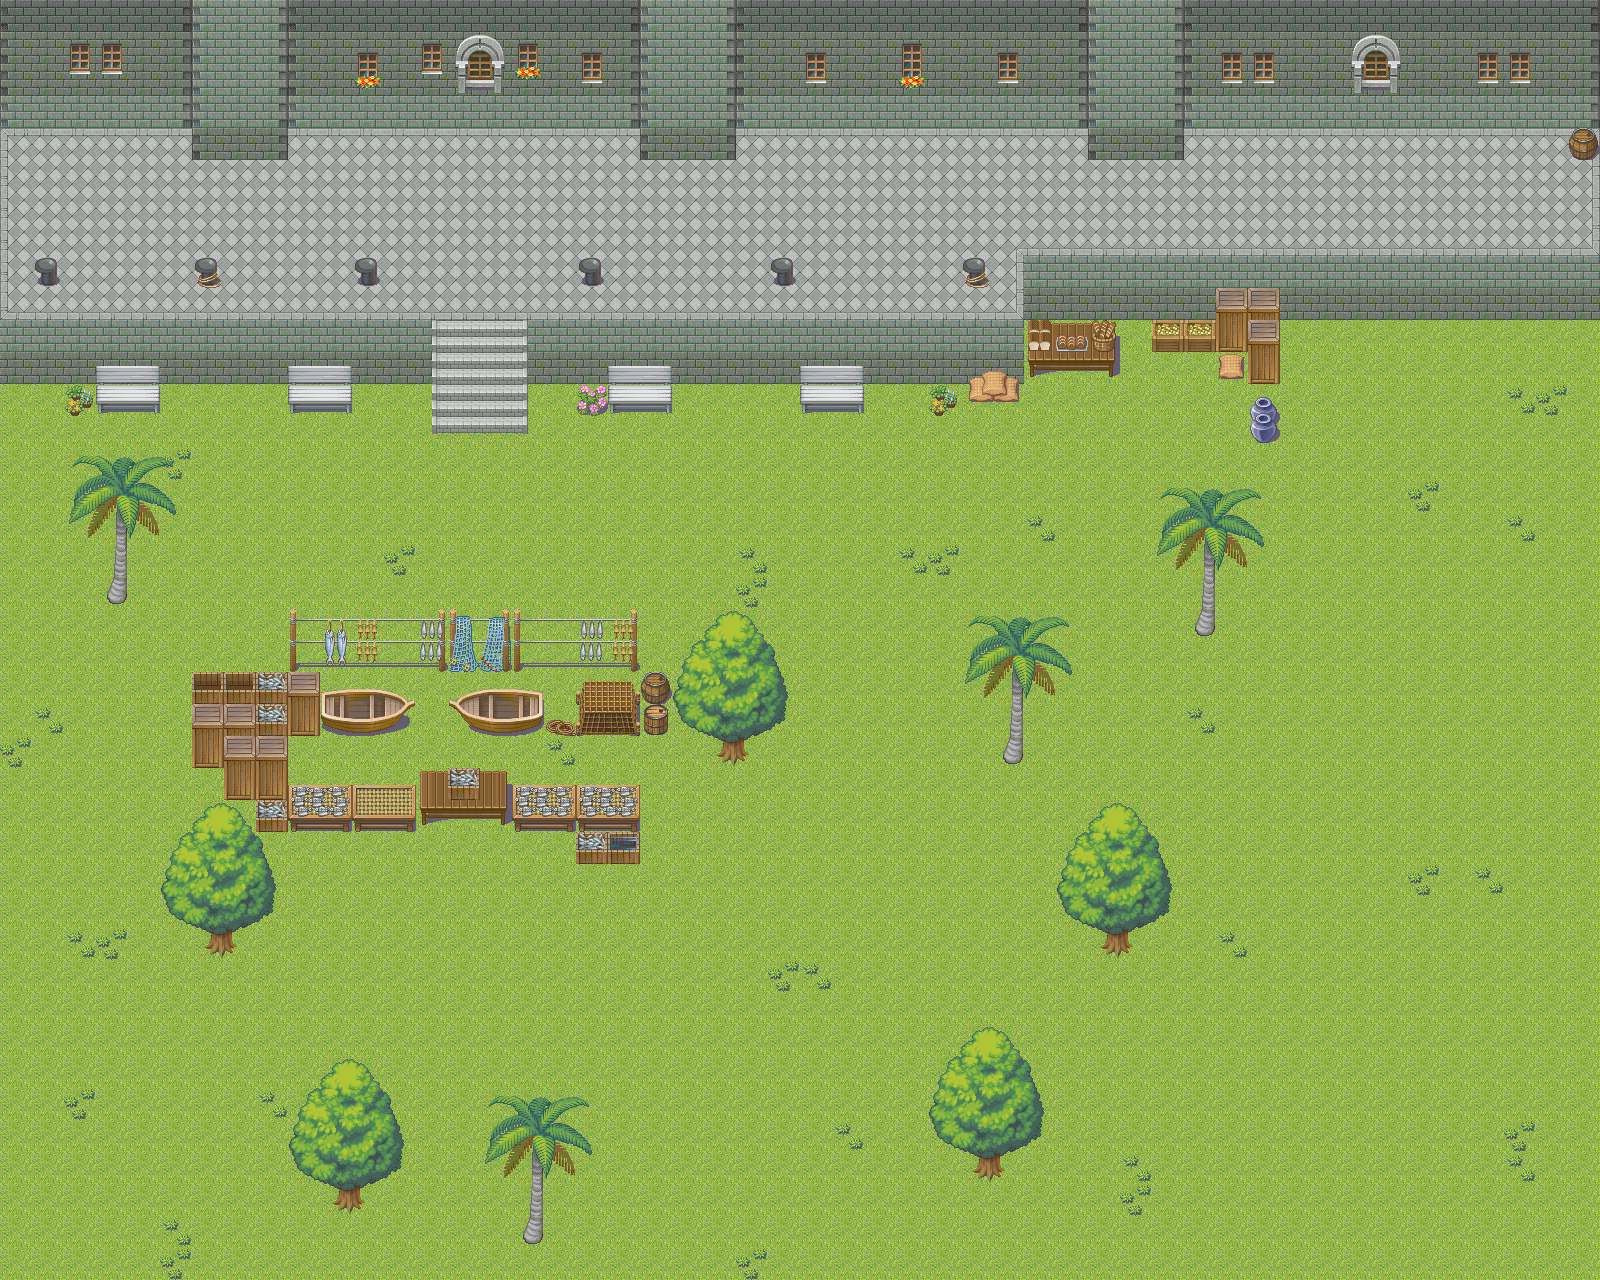

A 2D game scene composited from a Tiled map and its tileset images. What follows is a short description and the map's XML, with each tile layer's data collapsed to a summary:
An orthogonal 50x40 tile map with 32x32 px tiles, 6 tile layers (Collission, Background1, Background2, Background3, ...).

<map version="1.0" orientation="orthogonal" width="50" height="40" tilewidth="32" tileheight="32">
 <tileset firstgid="1" name="Meerkat" tilewidth="32" tileheight="32">
  <image source="../../../resources/tilesets/tileset001.png" width="288" height="1280" />
 </tileset>
 <layer name="Collission" width="50" height="40">
  <data>[2000 cells, 406 non-empty, 1 distinct tile ids]</data>
 </layer>
 <layer name="Background1" width="50" height="40">
  <data>[2000 cells, 2000 non-empty, 20 distinct tile ids]</data>
 </layer>
 <layer name="Background2" width="50" height="40">
  <data>[2000 cells, 298 non-empty, 100 distinct tile ids]</data>
 </layer>
 <layer name="Background3" width="50" height="40">
  <data>[2000 cells, 105 non-empty, 35 distinct tile ids]</data>
 </layer>
 <layer name="Foreground1" width="50" height="40">
  <data>[2000 cells, 170 non-empty, 53 distinct tile ids]</data>
 </layer>
 <layer name="Foreground2" width="50" height="40">
  <data>[2000 cells, 6 non-empty, 4 distinct tile ids]</data>
 </layer>
</map>